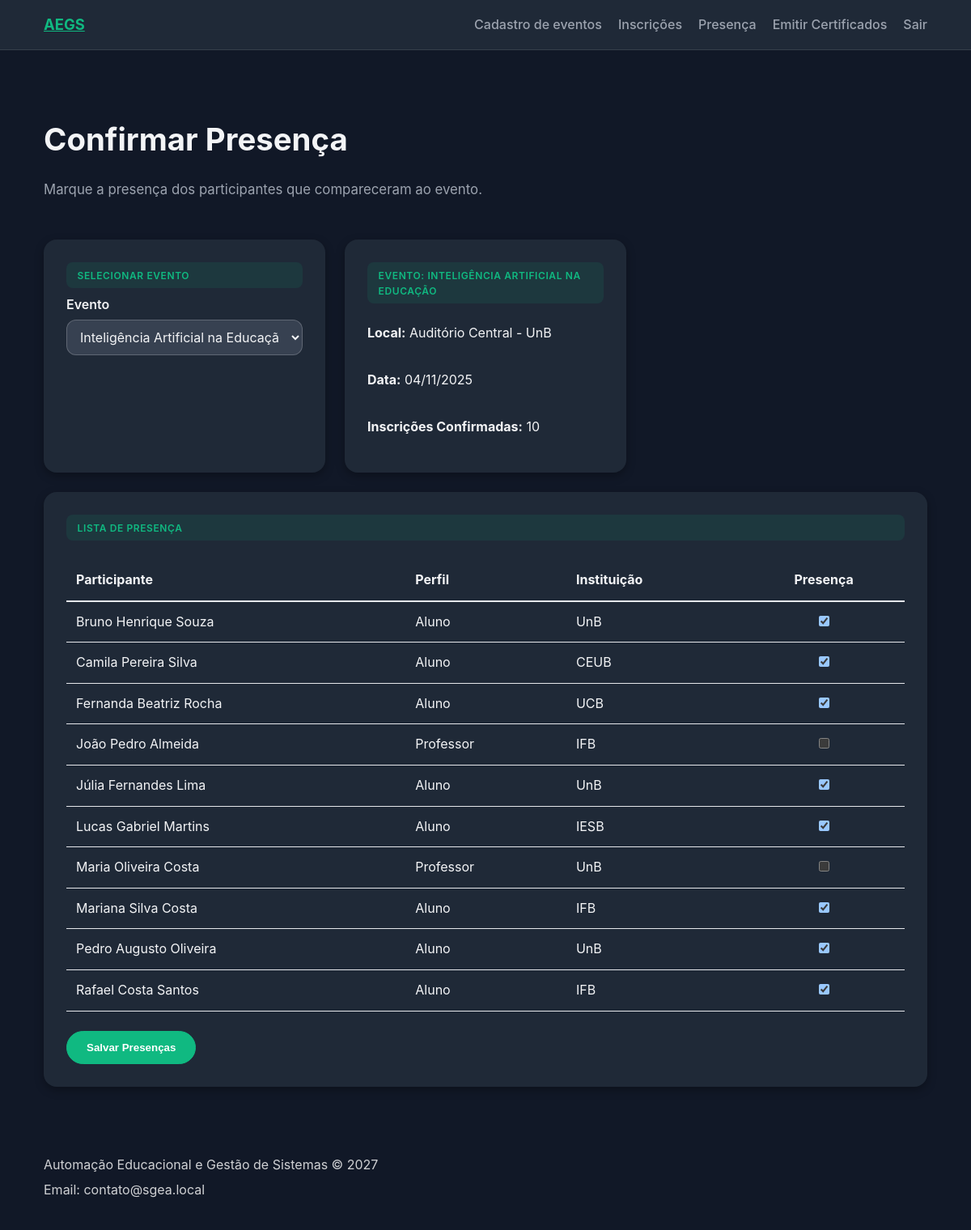
/presenca/?evento=21 (signed in), run on the app's committed database.
### api/models.py (models this page shows, shortened)
class Evento(models.Model):
    tipo = models.CharField(max_length=20, choices=TipoEventoChoices.choices)
    titulo = models.CharField(max_length=150, blank=True, default="")
    data_inicio = models.DateField()
    data_fim = models.DateField()
    horario = models.TimeField(null=True, blank=True)
    local = models.CharField(max_length=150)
    capacidade = models.PositiveIntegerField()
    banner = models.ImageField(upload_to='banners/', blank=True, null=True)
    organizador = models.ForeignKey(
        Usuario,
        on_delete=models.SET_NULL,
        related_name="eventos_organizados",
        limit_choices_to=Q(perfil__in=[PerfilChoices.ADMIN, PerfilChoices.ORGANIZADOR]),
        null=True,
        blank=True
    )
    professor_responsavel = models.ForeignKey(
        Usuario,
        on_delete=models.SET_NULL,
        related_name="eventos_responsavel",
        limit_choices_to=Q(perfil=PerfilChoices.PROFESSOR),
        help_text="Professor responsável pelo evento",
        null=True,
        blank=True,
    )
    criado_em = models.DateTimeField(auto_now_add=True)
    atualizado_em = models.DateTimeField(auto_now=True)
    class Meta:
        ordering = ["data_inicio", "tipo"]
        indexes = [
            models.Index(fields=["data_inicio"]),
            models.Index(fields=["tipo"]),
            models.Index(fields=["organizador"]),
        ]
        constraints = [
            models.CheckConstraint(
                name="evento_data_fim_gte_inicio",
                check=Q(data_fim__gte=F("data_inicio"))
            ),
            models.CheckConstraint(
                name="capacidade_positive",
                check=Q(capacidade__gt=0)
            ),
        ]

class Inscricao(models.Model):
    evento = models.ForeignKey(
        Evento,
        on_delete=models.CASCADE,
        related_name="inscricoes",
    )
    participante = models.ForeignKey(
        Usuario,
        on_delete=models.CASCADE,
        related_name="inscricoes",
        limit_choices_to=Q(perfil__in=[PerfilChoices.ALUNO, PerfilChoices.PROFESSOR])
    )
    status = models.CharField(
        max_length=15,
        choices=InscricaoStatus.choices,
        default=InscricaoStatus.PENDENTE,
    )
    data_inscricao = models.DateTimeField(auto_now_add=True)
    atualizado_em = models.DateTimeField(auto_now=True)
    presenca_confirmada = models.BooleanField(default=False)
    class Meta:
        unique_together = ("evento", "participante")
        indexes = [
            models.Index(fields=["evento", "status"]),
            models.Index(fields=["participante"]),
        ]
        constraints = [
            models.CheckConstraint(
                name="inscricao_status_valido",
                check=Q(status__in=[choice[0] for choice in InscricaoStatus.choices])
            ),
        ]

class Usuario(AbstractUser):
    nome = models.CharField(max_length=120)
    telefone = models.CharField(max_length=20)
    instituicao = models.CharField(
        max_length=20,
        choices=InstituicaoChoices.choices,
        blank=True,
        null=True,
        help_text="Obrigatório para perfis ALUNO e PROFESSOR."
    )
    perfil = models.CharField(
        max_length=20,
        choices=PerfilChoices.choices
    )
    class Meta:
        constraints = [
            models.CheckConstraint(
                name="instituicao_required_for_aluno_prof",
                check=(
                    ~Q(perfil__in=[PerfilChoices.ALUNO, PerfilChoices.PROFESSOR]) |
                    (Q(instituicao__isnull=False) & ~Q(instituicao=""))
                )
            )
        ]
        indexes = [
            models.Index(fields=["perfil"]),
        ]

### api/views.py (the view, shortened to what this page needs)
# urls.py: path('presenca/', PresencaView.as_view(), name='presenca'),
@method_decorator(organizador_or_admin_required, name='dispatch')
class PresencaView(PostFeedbackMixin, TemplateView):
	template_name = "api/presenca.html"
	def get_context_data(self, **kwargs):
		context = super().get_context_data(**kwargs)
		if self.request.user.perfil == PerfilChoices.ORGANIZADOR:
			context["eventos"] = Evento.objects.filter(
				organizador=self.request.user
			).order_by("-data_inicio")
		else:
			context["eventos"] = Evento.objects.all().order_by("-data_inicio")
		evento_id = self.request.GET.get("evento")
		if evento_id:
			try:
				evento = Evento.objects.get(pk=evento_id)
				if self.request.user.perfil == PerfilChoices.ORGANIZADOR and evento.organizador != self.request.user:
					messages.error(self.request, "Você não tem permissão para gerenciar este evento.")
				else:
					context["evento_selecionado"] = evento
					context["inscricoes"] = Inscricao.objects.filter(
						evento=evento,
						status=InscricaoStatus.CONFIRMADA
					).select_related("participante").order_by("participante__nome")
			except Evento.DoesNotExist:
				pass
		return context

### api/views.py (called while the page is built)
	def get_context_data(self, **kwargs):
		context = super().get_context_data(**kwargs)
		context.setdefault(self.data_context_name, {})
		return context

### api/templates/api/presenca.html (shortened to what this page needs)
{% extends 'api/base.html' %}
{% block content %}
<section class="prototype-hero">
    <h1>Confirmar Presença</h1>
    <p>Marque a presença dos participantes que compareceram ao evento.</p>
</section>
<section class="prototype-grid">
    <article class="prototype-card">
        <span class="badge">Selecionar Evento</span>
        <form method="get">
            <div class="form-group">
                <label for="evento-select">Evento</label>
                <select id="evento-select" name="evento" onchange="this.form.submit()">
                    {% for evento in eventos %}
                        <option value="{{ evento.pk }}" {% if evento_selecionado and evento.pk == evento_selecionado.pk %}selected{% endif %}>
                            {{ evento.titulo|default:evento.get_tipo_display }} · {{ evento.data_inicio|date:"d/m/Y" }} · {{ evento.local }}
                        </option>
                    {% endfor %}
                </select>
            </div>
        </form>
    </article>
    {% if evento_selecionado %}
        <article class="prototype-card">
            <span class="badge">Evento: {{ evento_selecionado.titulo|default:evento_selecionado.get_tipo_display }}</span>
            <p><strong>Local:</strong> {{ evento_selecionado.local }}</p>
            <p><strong>Data:</strong> {{ evento_selecionado.data_inicio|date:"d/m/Y" }}
            </p>
            <p><strong>Inscrições Confirmadas:</strong> {{ inscricoes.count }}</p>
        </article>
        {% if inscricoes %}
            <article class="prototype-card" style="grid-column: 1 / -1;">
                <span class="badge">Lista de Presença</span>
                <form method="post">
                    <table style="width: 100%; border-collapse: collapse; margin-top: 1rem;">
                        <thead>
                            <tr style="border-bottom: 2px solid #e5e7eb;">
                                <th style="text-align: left; padding: 0.75rem;">Participante</th>
                                <th style="text-align: left; padding: 0.75rem;">Perfil</th>
                                <th style="text-align: left; padding: 0.75rem;">Instituição</th>
                                <th style="text-align: center; padding: 0.75rem;">Presença</th>
                            </tr>
                        </thead>
                        <tbody>
                            {% for inscricao in inscricoes %}
                                <tr style="border-bottom: 1px solid #e5e7eb;">
                                    <td style="padding: 0.75rem;">{{ inscricao.participante.nome }}</td>
                                    <td style="padding: 0.75rem;">{{ inscricao.participante.get_perfil_display }}</td>
                                    <td style="padding: 0.75rem;">
                                        {% if inscricao.participante.instituicao %}
                                            {{ inscricao.participante.get_instituicao_display }}
                                        {% else %}
                                            -
                                        {% endif %}
                                    </td>
                                    <td style="text-align: center; padding: 0.75rem;">
                                        <input type="checkbox"
                                               name="presenca_{{ inscricao.pk }}"
                                               {% if inscricao.presenca_confirmada %}checked{% endif %}>
                                    </td>
                                </tr>
                            {% endfor %}
                        </tbody>
                    </table>
                    <div class="form-actions" style="margin-top: 1.5rem;">
                        <button type="submit" class="btn primary">Salvar Presenças</button>
                    </div>
                </form>
            </article>
        {% else %}
            <article class="prototype-card">
                <span class="badge">Info</span>
                <p>Não há inscrições confirmadas para este evento.</p>
            </article>
        {% endif %}
    {% endif %}
</section>
{% endblock %}

### api/static/api/styles.css (style rules this page uses)
:root { color-scheme: dark; --bg: #111827; --surface: #1f2937; --primary: #10b981; --primary-hover: #059669; --text: #f3f4f6; --muted: #9ca3af; }
* { box-sizing: border-box; }
body { margin: 0; font-family: 'Inter', system-ui, -apple-system, BlinkMacSystemFont, 'Segoe UI', sans-serif; background: var(--bg); color: var(--text); line-height: 1.6; }
.btn { display: inline-block; padding: 0.75rem 1.5rem; border-radius: 999px; border: 1px solid rgba(16, 185, 129, 0.2); background: transparent; color: var(--primary); font-weight: 600; text-decoration: none; transition: background 0.2s ease, color 0.2s ease, border-color 0.2s ease; }
.btn.primary { background: var(--primary); color: #ffffff; border-color: var(--primary); }
.prototype-hero { padding: 3rem 0 2rem; }
.prototype-hero h1 { margin-bottom: 0.5rem; font-size: clamp(1.9rem, 2.6vw + 1rem, 2.4rem); color: var(--text); }
.prototype-hero p { color: var(--muted); font-size: 1.05rem; }
.prototype-grid { display: grid; gap: 1.5rem; grid-template-columns: repeat(auto-fill, minmax(320px, 1fr)); margin-bottom: 3rem; }
.prototype-card { background: var(--surface); border-radius: 16px; padding: 1.75rem; box-shadow: 0 4px 12px rgba(0, 0, 0, 0.3); transition: transform 0.2s ease, box-shadow 0.2s ease; display: flex; flex-direction: column; }
.form-group { display: flex; flex-direction: column; margin-bottom: 1rem; }
.form-group label { font-weight: 600; margin-bottom: 0.35rem; }
.form-group input, .form-group select, .form-group textarea { padding: 0.6rem 0.75rem; border-radius: 12px; border: 1px solid rgba(255, 255, 255, 0.2); font: inherit; background: #374151; color: var(--text); }
.form-actions { display: flex; flex-wrap: wrap; gap: 0.75rem; margin-top: 1.25rem; align-items: center; }
.badge { display: inline-block; padding: 0.4rem 0.85rem; border-radius: 8px; background: rgba(16, 185, 129, 0.1); color: var(--primary); font-weight: 600; font-size: 0.75rem; text-transform: uppercase; letter-spacing: 0.05em; margin-bottom: 0.5rem; }

### data on the page
Evento: titulo "INTELIGÊNCIA ARTIFICIAL NA EDUCAÇÃO", local "Auditório Central - UnB", data_inicio "04/11/2025"
Inscricao: participante.nome "Bruno Henrique Souza", participante.perfil "Aluno", participante.instituicao "UnB", presenca_confirmada "☑"
Inscricao: participante.nome "Camila Pereira Silva", participante.perfil "Aluno", participante.instituicao "CEUB", presenca_confirmada "☑"
Inscricao: participante.nome "Fernanda Beatriz Rocha", participante.perfil "Aluno", participante.instituicao "UCB", presenca_confirmada "☑"
Inscricao: participante.nome "João Pedro Almeida", participante.perfil "Professor", participante.instituicao "IFB"
Inscricao: participante.nome "Júlia Fernandes Lima", participante.perfil "Aluno", participante.instituicao "UnB", presenca_confirmada "☑"
Inscricao: participante.nome "Lucas Gabriel Martins", participante.perfil "Aluno", participante.instituicao "IESB", presenca_confirmada "☑"
Inscricao: participante.nome "Maria Oliveira Costa", participante.perfil "Professor", participante.instituicao "UnB"
Inscricao: participante.nome "Mariana Silva Costa", participante.perfil "Aluno", participante.instituicao "IFB", presenca_confirmada "☑"
Inscricao: participante.nome "Pedro Augusto Oliveira", participante.perfil "Aluno", participante.instituicao "UnB", presenca_confirmada "☑"
Inscricao: participante.nome "Rafael Costa Santos", participante.perfil "Aluno", participante.instituicao "IFB", presenca_confirmada "☑"

### other printed values
{{ inscricoes.count }} "10"
form field evento "Inteligência Artificial na Educação · 04/11/2025 · Auditório Central - UnB"
